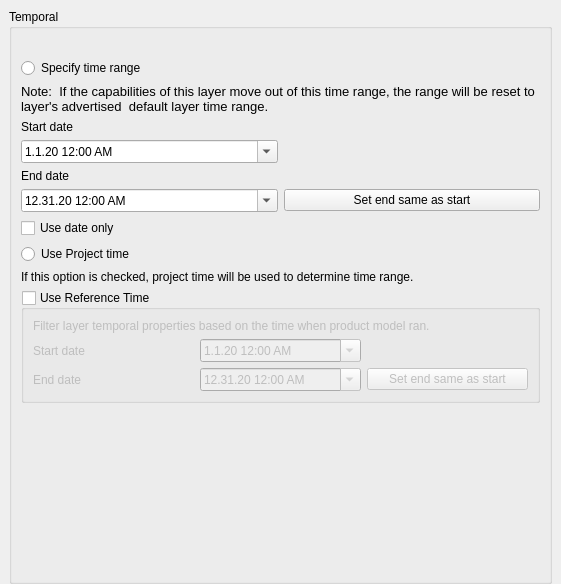
<?xml version="1.0" encoding="UTF-8"?>
<ui version="4.0">
 <class>QgsRasterLayerTemporalPropertiesWidgetBase</class>
 <widget class="QWidget" name="QgsRasterLayerTemporalPropertiesWidgetBase">
  <property name="geometry">
   <rect>
    <x>0</x>
    <y>0</y>
    <width>561</width>
    <height>584</height>
   </rect>
  </property>
  <property name="windowTitle">
   <string>Form</string>
  </property>
  <layout class="QVBoxLayout" name="verticalLayout_3">
   <property name="leftMargin">
    <number>0</number>
   </property>
   <property name="topMargin">
    <number>0</number>
   </property>
   <property name="rightMargin">
    <number>0</number>
   </property>
   <property name="bottomMargin">
    <number>0</number>
   </property>
   <item>
    <widget class="QgsScrollArea" name="scrollArea">
     <property name="frameShape">
      <enum>QFrame::NoFrame</enum>
     </property>
     <property name="widgetResizable">
      <bool>true</bool>
     </property>
     <widget class="QWidget" name="scrollAreaWidgetContents">
      <property name="geometry">
       <rect>
        <x>0</x>
        <y>0</y>
        <width>561</width>
        <height>584</height>
       </rect>
      </property>
      <layout class="QVBoxLayout" name="verticalLayout_5">
       <property name="topMargin">
        <number>9</number>
       </property>
       <property name="bottomMargin">
        <number>0</number>
       </property>
       <item>
        <widget class="QgsCollapsibleGroupBox" name="mTemporalGroupBox">
         <property name="enabled">
          <bool>true</bool>
         </property>
         <property name="title">
          <string>Temporal</string>
         </property>
         <property name="collapsed" stdset="0">
          <bool>false</bool>
         </property>
         <property name="syncGroup" stdset="0">
          <string notr="true">rastertransp</string>
         </property>
         <property name="saveCollapsedState" stdset="0">
          <bool>true</bool>
         </property>
         <layout class="QVBoxLayout" name="verticalLayout">
          <item>
           <widget class="QLabel" name="mRangeLabel">
            <property name="text">
             <string/>
            </property>
           </widget>
          </item>
          <item>
           <widget class="QRadioButton" name="mLayerRadioButton">
            <property name="text">
             <string>Specify time range</string>
            </property>
           </widget>
          </item>
          <item>
           <widget class="QLabel" name="label_7">
            <property name="text">
             <string>&lt;!DOCTYPE HTML PUBLIC &quot;-//W3C//DTD HTML 4.0//EN&quot; &quot;http://www.w3.org/TR/REC-html40/strict.dtd&quot;&gt;
&lt;html&gt;&lt;head&gt;&lt;meta name=&quot;qrichtext&quot; content=&quot;1&quot; /&gt;&lt;style type=&quot;text/css&quot;&gt;
p, li { white-space: pre-wrap; }
&lt;/style&gt;&lt;/head&gt;&lt;body style=&quot; font-family:'Ubuntu'; font-size:11pt; font-weight:400; font-style:normal;&quot;&gt;
&lt;p style=&quot; margin-top:0px; margin-bottom:0px; margin-left:0px; margin-right:0px; -qt-block-indent:0; text-indent:0px;&quot;&gt;&lt;span style=&quot; font-size:10pt;&quot;&gt;Note:  If the capabilities of this layer move out of this time range, the range will be reset to layer's advertised  default layer time range.&lt;/span&gt;&lt;/p&gt;&lt;/body&gt;&lt;/html&gt;</string>
            </property>
            <property name="wordWrap">
             <bool>true</bool>
            </property>
           </widget>
          </item>
          <item>
           <widget class="QLabel" name="mLayerStartDateLabel">
            <property name="text">
             <string>Start date</string>
            </property>
           </widget>
          </item>
          <item>
           <layout class="QHBoxLayout" name="horizontalLayout_3">
            <item>
             <widget class="QDateTimeEdit" name="mStartTemporalDateTimeEdit">
              <property name="dateTime">
               <datetime>
                <hour>0</hour>
                <minute>0</minute>
                <second>0</second>
                <year>2020</year>
                <month>1</month>
                <day>1</day>
               </datetime>
              </property>
              <property name="date">
               <date>
                <year>2020</year>
                <month>1</month>
                <day>1</day>
               </date>
              </property>
              <property name="displayFormat">
               <string>M.d.yy h:mm AP</string>
              </property>
              <property name="calendarPopup">
               <bool>true</bool>
              </property>
             </widget>
            </item>
            <item>
             <widget class="QWidget" name="widget" native="true"/>
            </item>
           </layout>
          </item>
          <item>
           <widget class="QLabel" name="mLayerEndDateLabel">
            <property name="text">
             <string>End date</string>
            </property>
           </widget>
          </item>
          <item>
           <layout class="QHBoxLayout" name="horizontalLayout">
            <item>
             <widget class="QDateTimeEdit" name="mEndTemporalDateTimeEdit">
              <property name="dateTime">
               <datetime>
                <hour>0</hour>
                <minute>0</minute>
                <second>0</second>
                <year>2020</year>
                <month>12</month>
                <day>31</day>
               </datetime>
              </property>
              <property name="date">
               <date>
                <year>2020</year>
                <month>12</month>
                <day>31</day>
               </date>
              </property>
              <property name="time">
               <time>
                <hour>0</hour>
                <minute>0</minute>
                <second>0</second>
               </time>
              </property>
              <property name="displayFormat">
               <string>M.d.yy h:mm AP</string>
              </property>
              <property name="calendarPopup">
               <bool>true</bool>
              </property>
             </widget>
            </item>
            <item>
             <widget class="QPushButton" name="mSetEndAsStartNormalButton">
              <property name="text">
               <string>Set end same as start</string>
              </property>
             </widget>
            </item>
           </layout>
          </item>
          <item>
           <widget class="QCheckBox" name="mDisableTime">
            <property name="text">
             <string>Use date only</string>
            </property>
           </widget>
          </item>
          <item>
           <widget class="QRadioButton" name="mProjectRadioButton">
            <property name="text">
             <string>Use Project time</string>
            </property>
           </widget>
          </item>
          <item>
           <widget class="QLabel" name="label">
            <property name="styleSheet">
             <string notr="true">font-size:12px;</string>
            </property>
            <property name="text">
             <string>If this option is checked, project time will be used to determine time range.</string>
            </property>
           </widget>
          </item>
          <item>
           <widget class="QgsCollapsibleGroupBox" name="mReferenceCheckBox">
            <property name="title">
             <string>Use Reference Time</string>
            </property>
            <property name="checkable">
             <bool>true</bool>
            </property>
            <property name="checked">
             <bool>false</bool>
            </property>
            <property name="collapsed" stdset="0">
             <bool>false</bool>
            </property>
            <layout class="QGridLayout" name="gridLayout_2">
             <item row="2" column="2">
              <widget class="QPushButton" name="mSetEndAsStartReferenceButton">
               <property name="text">
                <string>Set end same as start</string>
               </property>
              </widget>
             </item>
             <item row="2" column="0">
              <widget class="QLabel" name="mReferenceEndDateLabel">
               <property name="text">
                <string>End date</string>
               </property>
              </widget>
             </item>
             <item row="1" column="1">
              <widget class="QDateTimeEdit" name="mStartReferenceDateTimeEdit">
               <property name="dateTime">
                <datetime>
                 <hour>0</hour>
                 <minute>0</minute>
                 <second>0</second>
                 <year>2020</year>
                 <month>1</month>
                 <day>1</day>
                </datetime>
               </property>
               <property name="date">
                <date>
                 <year>2020</year>
                 <month>1</month>
                 <day>1</day>
                </date>
               </property>
               <property name="displayFormat">
                <string>M.d.yy h:mm AP</string>
               </property>
               <property name="calendarPopup">
                <bool>true</bool>
               </property>
              </widget>
             </item>
             <item row="0" column="0" colspan="3">
              <widget class="QLabel" name="label_3">
               <property name="styleSheet">
                <string notr="true">font-size:12px;</string>
               </property>
               <property name="text">
                <string>Filter layer temporal properties based on the time when product model ran. </string>
               </property>
              </widget>
             </item>
             <item row="1" column="0">
              <widget class="QLabel" name="mReferenceStartDateLabel">
               <property name="text">
                <string>Start date</string>
               </property>
              </widget>
             </item>
             <item row="2" column="1">
              <widget class="QDateTimeEdit" name="mEndReferenceDateTimeEdit">
               <property name="dateTime">
                <datetime>
                 <hour>0</hour>
                 <minute>0</minute>
                 <second>0</second>
                 <year>2020</year>
                 <month>12</month>
                 <day>31</day>
                </datetime>
               </property>
               <property name="date">
                <date>
                 <year>2020</year>
                 <month>12</month>
                 <day>31</day>
                </date>
               </property>
               <property name="time">
                <time>
                 <hour>0</hour>
                 <minute>0</minute>
                 <second>0</second>
                </time>
               </property>
               <property name="displayFormat">
                <string>M.d.yy h:mm AP</string>
               </property>
               <property name="calendarPopup">
                <bool>true</bool>
               </property>
              </widget>
             </item>
            </layout>
           </widget>
          </item>
          <item>
           <spacer name="verticalSpacer">
            <property name="orientation">
             <enum>Qt::Vertical</enum>
            </property>
            <property name="sizeHint" stdset="0">
             <size>
              <width>20</width>
              <height>0</height>
             </size>
            </property>
           </spacer>
          </item>
         </layout>
        </widget>
       </item>
      </layout>
     </widget>
    </widget>
   </item>
  </layout>
 </widget>
 <customwidgets>
  <customwidget>
   <class>QgsCollapsibleGroupBox</class>
   <extends>QGroupBox</extends>
   <header>qgscollapsiblegroupbox.h</header>
   <container>1</container>
  </customwidget>
  <customwidget>
   <class>QgsScrollArea</class>
   <extends>QScrollArea</extends>
   <header>qgsscrollarea.h</header>
   <container>1</container>
  </customwidget>
 </customwidgets>
 <resources/>
 <connections/>
</ui>
